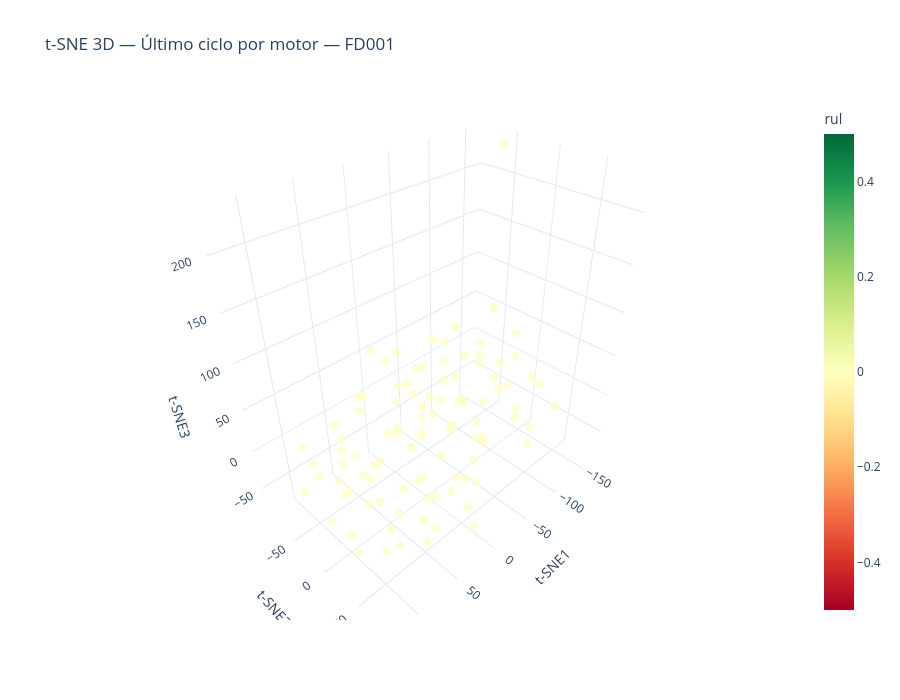

The notebook cell saved with this chart:
### Code cell
tsne = TSNE(n_components=3, perplexity=30, random_state=42, max_iter=1000)
tsne_result = tsne.fit_transform(last_cycle_scaled[USEFUL_SENSORS])

tsne_df = pd.DataFrame(tsne_result, columns=["t-SNE1", "t-SNE2", "t-SNE3"])
tsne_df["rul"] = last_cycle["rul"].values
tsne_df["unit_id"] = last_cycle["unit_id"].values

fig = px.scatter_3d(
    tsne_df,
    x="t-SNE1",
    y="t-SNE2",
    z="t-SNE3",
    color="rul",
    color_continuous_scale="RdYlGn",
    opacity=0.7,
    title="t-SNE 3D — Último ciclo por motor — FD001",
    height=700,
    hover_data=["unit_id", "rul"],
)
fig.update_traces(marker=dict(size=5))
fig.update_layout(template="plotly_white")
fig.show()

### Figure 1 — Plotly figure (JSON) as saved in the notebook; plotly's stock layout.template omitted (floating-point values rounded to 4 significant figures; data arrays with more than 128 entries replaced by an {"elided": "..."} marker saying what was removed)
{"data": [{"customdata": {"elided": "100x2 int values"}, "hovertemplate": "t-SNE1=%{x}<br>t-SNE2=%{y}<br>t-SNE3=%{z}<br>unit_id=%{customdata[0]}<br>rul=%{marker.color}<extra></extra>", "legendgroup": "", "marker": {"color": [0, 0, 0, 0, 0, 0, 0, 0, 0, 0, 0, 0, 0, 0, 0, 0, 0, 0, 0, 0, 0, 0, 0, 0, 0, 0, 0, 0, 0, 0, 0, 0, 0, 0, 0, 0, 0, 0, 0, 0, 0, 0, 0, 0, 0, 0, 0, 0, 0, 0, 0, 0, 0, 0, 0, 0, 0, 0, 0, 0, 0, 0, 0, 0, 0, 0, 0, 0, 0, 0, 0, 0, 0, 0, 0, 0, 0, 0, 0, 0, 0, 0, 0, 0, 0, 0, 0, 0, 0, 0, 0, 0, 0, 0, 0, 0, 0, 0, 0, 0], "coloraxis": "coloraxis", "opacity": 0.7, "size": 5, "symbol": "circle"}, "mode": "markers", "name": "", "scene": "scene", "showlegend": false, "type": "scatter3d", "x": [-54.46, 3.19, 123.4, 120.6, 65.89, -127.5, 23.49, -78.14, 32.64, 12.66, -165.1, -42.16, 79.99, 54.8, -32.31, -64.55, 96.72, 42.35, -48.44, -6.453, 74.43, -43.66, -70.14, -51.23, -87.01, 61.88, 63.32, -23.78, -81.9, -82.92, -64.21, 15.37, -59.66, 85.58, 11.37, -33.5, -107.4, 105.8, -96.26, 48.13, 54.42, -27.75, -104.8, 31.1, 3.54, -71.94, 8.066, 51.2, -23.82, 31.38, 63.83, 24.06, 105.2, 38.28, 111.4, 23.31, -65.12, -107.4, 1.267, 55.62, -71.05, -66.25, 81.32, 28.6, -94.4, 24.68, -18.21, 113.9, -51.24, -7.739, 91.49, -116.3, -71.8, -41.84, -98.84, -39.61, -5.148, 37.5, -104.6, 110.3, -29.75, 95.39, -36.34, 3.016, -60.91, 10.99, -76.89, 69.08, 22.8, -103.1, -90.23, 68.89, 0.1537, 90.77, 21.68, -2.851, 87.35, -10.07, -51.42, -22.52], "y": [15.74, 37.62, -26.03, -3.491, 10.48, -15.55, 8.761, 46.33, -63.44, 77.58, -58.06, 38.24, 36.94, 51.86, -6.443, -44.7, 1.774, -38.61, 56.25, 36.51, -0.3458, -89.54, -78.74, -17.94, -48.18, -52.77, 65.96, 18.95, 61.56, 36.19, -24.15, -84.78, -5.888, -28.02, 31.73, -77.9, 25.59, 61.87, 1.948, 11.06, -13.43, 40.45, -47.93, 28.7, 64.76, -31.21, 10.19, -70.8, 0.2964, 43.98, -55.3, 78.44, 19.05, 86.99, -39.8, -47.57, 73.98, 72.07, -23.62, 28.36, -61.58, 32.36, -24.99, 42.75, 60.74, -12.62, -64.81, 25.07, -25.83, 60.56, -61.12, 35.45, 3.037, -57.13, -20.63, 8.675, -28.03, -45.45, -10.51, -9.895, -35.51, 15.77, 0.865, -4.808, 19.13, -43.16, -1.292, 68.68, -73.47, 22.79, -6.023, 35.76, -41.04, 38.65, 10.56, 6.827, -21.15, -66.82, -60.82, -17.26], "z": [72.92, -50.74, -7.569, 25.51, 14.58, 11.23, 65.39, 0.09068, -79.85, -59.26, 229.1, -14.11, -41.23, 15.78, 87.09, -21.35, -6.904, -60.72, 61.57, 54.12, -43.41, 30.16, 2.951, -39.75, -73.59, -2.684, -48.06, -63.75, -28.27, 92.9, 81.05, -13.27, 1.916, -25.3, -1.253, -4.422, -16.01, -25.16, 16.83, -66.62, -15.29, 21.59, 15.54, 38.19, 10.27, 12.69, -78.35, -54.8, 51.92, -74.94, -78.59, -23.87, -67.73, 29.83, 28.17, 84.44, 12.97, 12.34, 47.21, -14.35, 46.22, 34.88, 13.79, -34.19, 41.25, 14.01, -52.82, -30.54, 46.04, -30.0, -20.4, 23.73, 48.75, 25.62, 48.65, 24.74, -41.63, 40.16, 91.52, -45.28, -5.329, 45.15, -14.04, -7.086, -32.28, -21.4, -57.07, -11.03, 15.94, 50.86, -16.12, -75.53, 15.36, 3.901, -41.4, 26.29, 50.3, 46.12, -49.1, 21.45]}], "layout": {"coloraxis": {"colorbar": {"title": {"text": "rul"}}, "colorscale": [[0, "rgb(165,0,38)"], [0.1, "rgb(215,48,39)"], [0.2, "rgb(244,109,67)"], [0.3, "rgb(253,174,97)"], [0.4, "rgb(254,224,139)"], [0.5, "rgb(255,255,191)"], [0.6, "rgb(217,239,139)"], [0.7, "rgb(166,217,106)"], [0.8, "rgb(102,189,99)"], [0.9, "rgb(26,152,80)"], [1, "rgb(0,104,55)"]]}, "height": 700, "legend": {"tracegroupgap": 0}, "scene": {"domain": {"x": [0, 1], "y": [0, 1]}, "xaxis": {"title": {"text": "t-SNE1"}}, "yaxis": {"title": {"text": "t-SNE2"}}, "zaxis": {"title": {"text": "t-SNE3"}}}, "title": {"text": "t-SNE 3D — Último ciclo por motor — FD001"}}}
